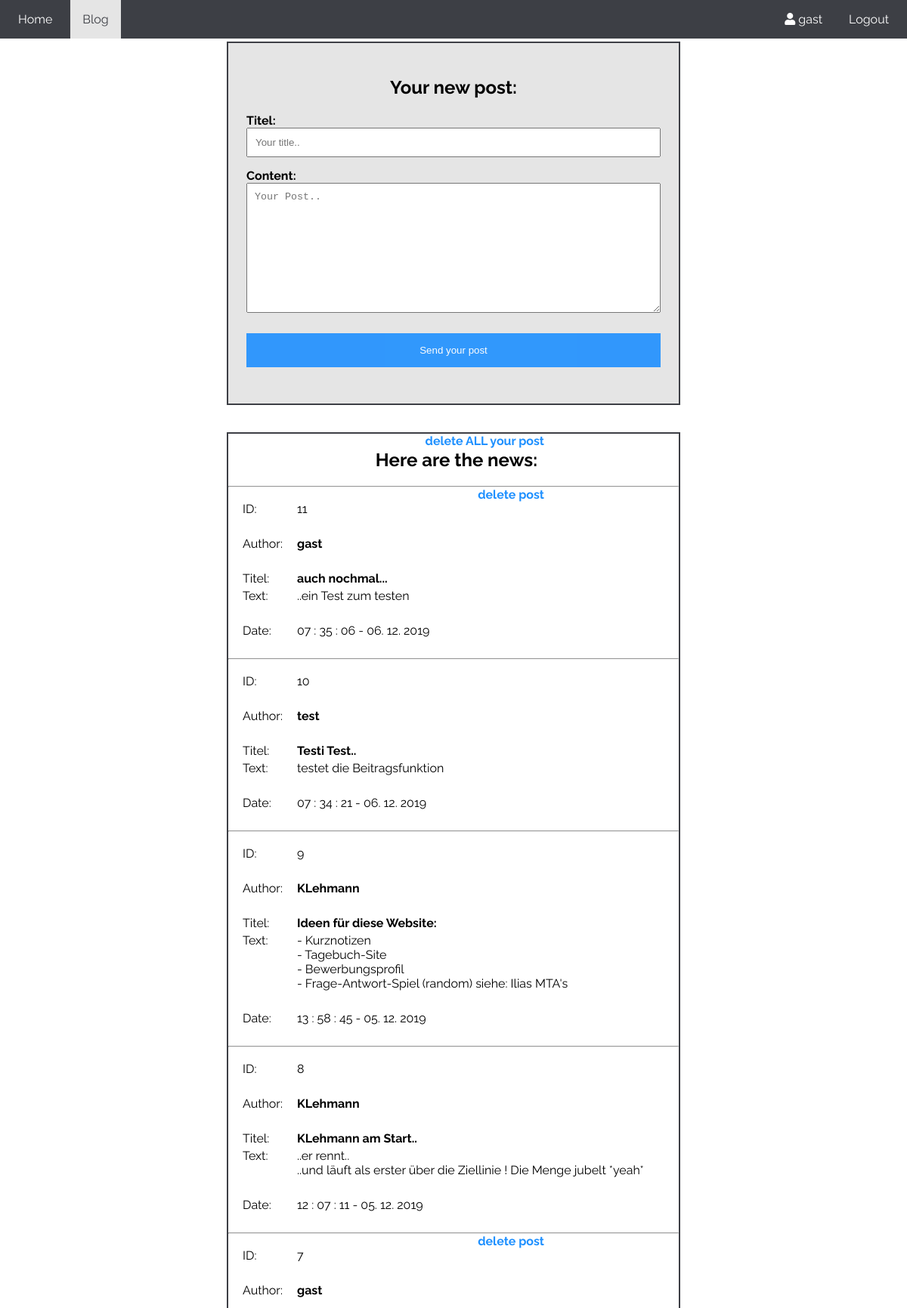
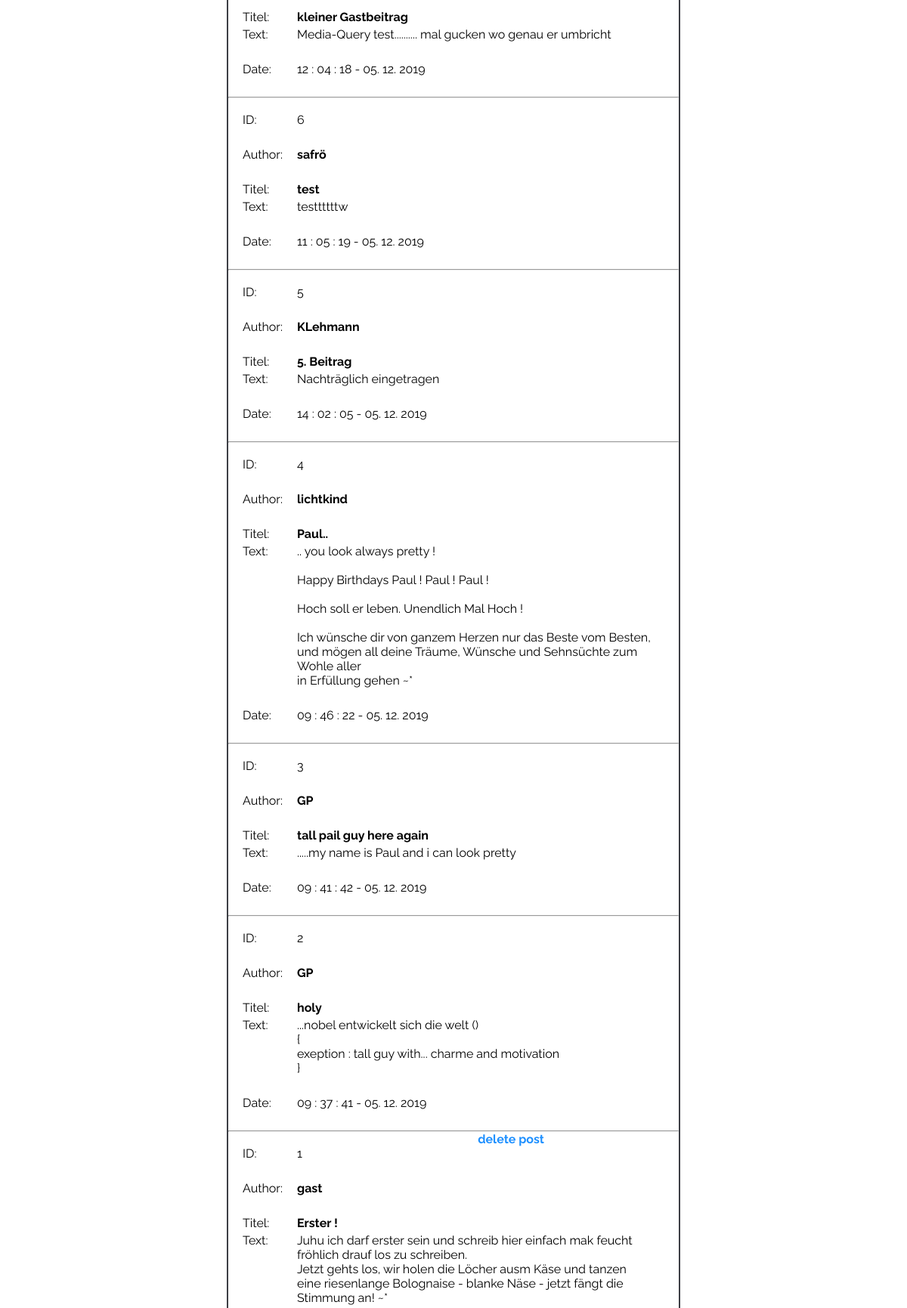
The app's page /blog.php (signed in, upper part) with its own data (2 pictures, top to bottom).
### tables this page shows
CREATE TABLE `qf1x_blog` (
  `bid` int(10) UNSIGNED NOT NULL,
  `titel` varchar(100) NOT NULL,
  `created` timestamp NOT NULL DEFAULT CURRENT_TIMESTAMP ON UPDATE CURRENT_TIMESTAMP,
  `content` varchar(500) NOT NULL,
  `author` int(11) UNSIGNED NOT NULL
);

CREATE TABLE `qf1x_users` (
  `uid` int(10) UNSIGNED NOT NULL,
  `fname` varchar(60) NOT NULL,
  `lname` varchar(60) NOT NULL,
  `email` varchar(255) NOT NULL,
  `uname` varchar(60) NOT NULL,
  `pswd` varchar(255) NOT NULL,
  `rdate` timestamp NOT NULL DEFAULT CURRENT_TIMESTAMP,
  `uip` varchar(15) NOT NULL
);

### src/includes/dbparms.php (called while the page is built)
<?php
	$dbms = "mysql";
	$host = "localhost";
	$port = "3306";
	$dbname = "v001db";
	$username = "klehmann";
	$password = "comhard1";
?>

### src/classes/class.db.php (called while the page is built, shortened)
<?php
class Db{
	private $db;
	function __construct($dbms, $host, $port, $dbname, $username, $password) {
		$this -> options = [ PDO::ATTR_DEFAULT_FETCH_MODE => PDO::FETCH_ASSOC,
							 PDO::ATTR_CURSOR => PDO::CURSOR_SCROLL ];
		$this -> db = new PDO($dbms . ':host=' . $host
										. ';port=' . $port
										. ';dbname=' . $dbname,
										$username, $password,
										$this -> options);
		$this -> db -> query('SET NAMES utf8');
	}
	function selectDb($selection, $where){
		$this -> sql = 'SELECT ' . $selection . ' FROM qf1x_users ' . $where;
		$this -> statement = $this -> db -> prepare($this -> sql);
		$this -> statement -> execute();
		$this -> data = $this -> statement -> fetchAll();
		return $this -> data;
	}
	function selectDbBlog(){
		$this -> sql = 'SELECT * FROM qf1x_blog JOIN qf1x_users ON uid = author ORDER BY bid DESC;';
		$this -> statement = $this -> db -> prepare($this -> sql);
		$this -> statement -> execute();
		$this -> data = $this -> statement -> fetchAll();
		return $this -> data;
	}
}

### blog.php (the view, shortened to what this page needs)
<?php
	require('src/classes/class.db.php');
	require('src/includes/dbparms.php');
	function clean($userInput, $encoding = 'UTF-8') {
		return htmlspecialchars(
			strip_tags($userInput),
			ENT_QUOTES | ENT_HTML5,
			$encoding
		);
	}
	$db = new Db($dbms, $host, $port, $dbname, $username, $password);
	$sel = $db->selectDbBlog();
	$sel1 = $db->selectDb('uid, uname', 'WHERE uname = "' . $_COOKIE['uname'] . '"');
?>
<!DOCTYPE html>
<html lang="de">
	<head>
		<link rel="stylesheet" type="text/css" href="src/css/styles.css">
		<link rel="stylesheet" type="text/css" href="src/fontawesome/css/all.css">
	</head>
	<body>
		<nav id="topnav">
			<ul>
				<li>
					<a href="index.php">Home</a>
				</li>
				<li>
					<a href="blog.php" class="active">Blog</a>
				</li>
				<li>
					<a href="account.php" class="right" id="account"><span class="fa fa-user"></span> <?= $_COOKIE['uname']; ?></a>
				</li>
				<li>
					<a href="logout.php" class="right">Logout</a>
				</li>
			</ul>
		</nav>
		<br>
		<main class="main">
			<form method="post" action="userblog.php">
				<h2>Your new post:</h2>
				<p>
					<div class="input-container-account">
						<label for="blogtitel" class="container-acc"><b>Titel:</b></label>
							<input class="input-field" type="text" placeholder="Your title.."
								   name="blogtitel" id="blogtitel" required>
					</div>
					<div class="input-container-account">
						<label for="blogcontent" class="container-acc"><b>Content:</b></label>
							<textarea class="input-field" placeholder="Your Post.."
								      name="blogcontent" id="blogcontent" rows="10" cols="5" wrap="physical" required></textarea>
					</div>
					<button type="submit" class="registerbtn">Send your post</button>
				</p>
			</form>
		</main>
		<main class="main">
			<?php
				if ( $_COOKIE['uname'] == $sel1[0]['uname'] ) { ?>
					<a href="userblog.php?uid=<?= $sel1[0]['uid'] ?>"
					   class="del-post" title="Close Modal"> delete ALL your post
					</a>
			<?php } ?>
			<h2>Here are the news:</h2>
			<?php foreach ( $sel as $key ) {  ?>
			<table>
			<hr>
				<?php
					if ( $key['uname'] == $_COOKIE['uname'] ) { ?>
						<a href="userblog.php?uid=<?= $key['uid'] ?>&bid=<?= $key['bid'] ?>"
						   class="del-post" title="Close Modal"> delete post
						</a>
				<?php } ?>
				<tr>
					<td>ID: </td>
					<td><?= $key['bid'] ?></td>
				</tr>
				<tr>
					<td><br></td>
				</tr>
				<tr>
					<td>Author: </td>
					<td><b><?= $key['uname'] ?></b></td>
				</tr>
				<tr>
					<td><br></td>
				</tr>
				<tr>
					<td>Titel: </td>
					<td><b><?= $key['titel'] ?></b></td>
				</tr>
				<tr>
					<td>Text: </td>
					<td><?= nl2br(clean($key['content'])) ?></td>
				</tr>
				<tr>
					<td><br></td>
				</tr>
				<tr>
					<td>Date: </td>
					<td><?= date('H : i : s  -  d. m. Y' , strtotime($key['created']) ) ?></td>
				</tr>
			</table>
			<?php }  ?>
		</main>
	</body>
</html>

### src/css/styles.css (style rules this page uses)
* { box-sizing: border-box; }
body { margin: 0px; font-family: 'Raleway', 'Lato', 'Helvetica Neue', 'Arial', sans-serif; font-size: 16px; }
h2 { text-align: center; }
.active { background-color: #E5E5E5; height: 100%; padding: 1rem; top: 0; }
.active { color: #3D3F45 !important; }
.main { text-align: left; z-index: 0; width: 50%; margin: 3% auto; border: 2px solid #3D3F45; }
.main > h2 { text-align: center; padding-left: .5rem; }
.right { right: 0.5rem; position: absolute; top: 0; }
.right#account { right: 6rem; position: absolute; top: 0; }
hr { margin-bottom: 0; }
table { padding: 1rem; }
td { padding-right: 1rem; vertical-align: top; }
#topnav { z-index: 10; left: 0; top: 0; position: fixed; background-color: #3D3F45; width: 100%; }
#topnav > ul { display: flex; list-style-type: none; padding-left: 0; }
#topnav > ul > li { margin-left: .5rem; }
#topnav > ul > li > a { color: #FFF; text-decoration: none; padding: 1rem; }
#topnav > ul > li > a:link { color: #FFF; }
.del-post, .del-post:visited { position: absolute; right: 30rem; color: dodgerblue; font-size: 1rem; font-weight: bold; text-decoration: none; }
.input-container-account { width: 100%; margin-bottom: 15px; }
.container-acc { padding: 0; }
form { padding: 1.5em; background-color: #E5E5E5; }
.input-field { width: 100%; padding: 10px; outline: none; }
button { color: white; padding: 14px 20px; margin: 8px 0; border: none; cursor: pointer; width: 100%; }
.registerbtn { background-color: dodgerblue; color: white; padding: 15px 20px; border: none; cursor: pointer; width: 100%; opacity: 0.9; }

### records on screen
qf1x_blog: bid "11", author.uname "gast", titel "auch nochmal...", content "..ein Test zum testen", created "07 : 35 : 06 - 06. 12. 2019"
qf1x_blog: bid "10", author.uname "test", titel "Testi Test..", content "testet die Beitragsfunktion", created "07 : 34 : 21 - 06. 12. 2019"
qf1x_blog: bid "9", author.uname "KLehmann", titel "Ideen für diese Website:", content "- Kurznotizen - Tagebuch-Site - Bewerbungsprofil - Frage-Antwort-Spiel (random) siehe: Ilias MTA's", created "13 : 58 : 45 - 05. 12. 2019"
qf1x_blog: bid "8", author.uname "KLehmann", titel "KLehmann am Start..", content "..er rennt.. ..und läuft als erster über die Ziellinie ! Die Menge jubelt *yeah*", created "12 : 07 : 11 - 05. 12. 2019"
qf1x_blog: bid "7", author.uname "gast", titel "kleiner Gastbeitrag", content "Media-Query test.......... mal gucken wo genau er umbricht", created "12 : 04 : 18 - 05. 12. 2019"
qf1x_blog: bid "6", author.uname "safrö", titel "test", content "testtttttw", created "11 : 05 : 19 - 05. 12. 2019"
qf1x_blog: bid "5", author.uname "KLehmann", titel "5. Beitrag", content "Nachträglich eingetragen", created "14 : 02 : 05 - 05. 12. 2019"
qf1x_blog: bid "4", author.uname "lichtkind", titel "Paul..", content ".. you look always pretty ! Happy Birthdays Paul ! Paul ! Paul ! Hoch soll er leben. Unendlich Mal Hoch ! Ich wünsche dir von ganzem Herzen nur das Beste vom Besten, und mögen all deine Träume, Wünsche und Sehnsüchte zum Wohle aller in Erfüllung gehen ~*", created "09 : 46 : 22 - 05. 12. 2019"
qf1x_blog: bid "3", author.uname "GP", titel "tall pail guy here again", content ".....my name is Paul and i can look pretty", created "09 : 41 : 42 - 05. 12. 2019"
qf1x_blog: bid "2", author.uname "GP", titel "holy", content "...nobel entwickelt sich die welt () { exeption : tall guy with... charme and motivation }", created "09 : 37 : 41 - 05. 12. 2019"
qf1x_blog: bid "1", author.uname "gast", titel "Erster !", content "Juhu ich darf erster sein und schreib hier einfach mak feucht fröhlich drauf los zu schreiben. Jetzt gehts los, wir holen die Löcher ausm Käse und tanzen eine riesenlange Bolognaise - blanke Näse - jetzt fängt die Stimmung an! ~*"

### other values on screen
$_COOKIE['uname'] "gast"
